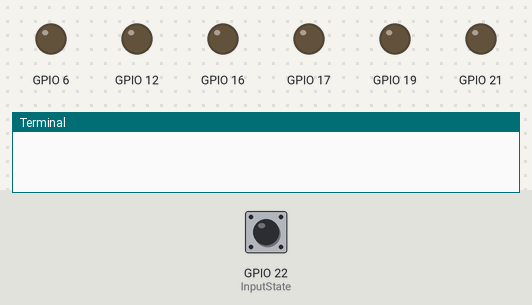
Bench run of a program on a simulated Raspberry Pi (BCM pin numbers). Shown: output pins drawn as LEDs (lit = HIGH), the last lines printed to the terminal. Dashed ring = blinking. The inputs (shaded band) are chosen by the test bench; at power-on: GPIO 22 (InputState) HIGH.

Above: at 1.2 s.
1.3 s: GPIO 22 (InputState) pulled LOW for 0.15 s
At 2.1 s:
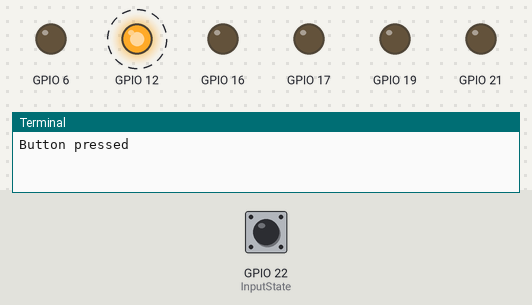
At 3.7 s:
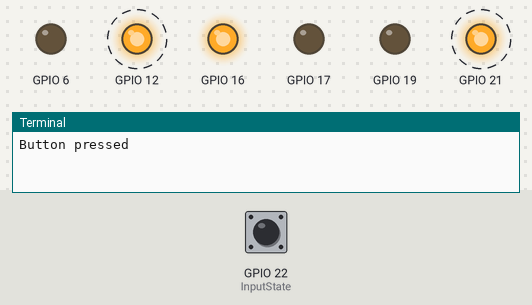
Timing chart, 0 to 5.3 s (numbered marks = the images above; inputs shaded):
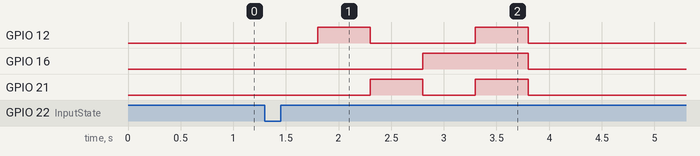

The program:

stoplight.py
```python
import RPi.GPIO as GPIO
import time

GPIO.setmode(GPIO.BCM)
GPIO.setwarnings(False)
GPIO.setup(12,GPIO.OUT)
GPIO.setup(16,GPIO.OUT)
GPIO.setup(21,GPIO.OUT)
GPIO.setup(17,GPIO.OUT)
GPIO.setup(6,GPIO.OUT)
GPIO.setup(19,GPIO.OUT)
GPIO.setup(22,GPIO.IN,pull_up_down=GPIO.PUD_UP)

def Main():
    try:
        while True:
            LightsOff()
            InputState = GPIO.input(22)
            if InputState == False:
                print('Button pressed')
                RGB()
                time.sleep(5)
    except KeyboardInterrupt:
        GPIO.cleanup

def Light():
    GPIO.output(6,GPIO.HIGH)
    GPIO.output(17,GPIO.HIGH)
    GPIO.output(19,GPIO.HIGH)

def RGB():
    SleepTime = 0.5
    LightsOff()
    time.sleep(SleepTime)
    LightRed()
    time.sleep(SleepTime)
    LightBlu()
    time.sleep(SleepTime)
    LightGrn()
    time.sleep(SleepTime)
    LightWht()
    time.sleep(SleepTime)
    LightsOff()

def LightsOff():
    GPIO.output(21,GPIO.LOW)
    GPIO.output(12,GPIO.LOW)
    GPIO.output(16,GPIO.LOW)
    GPIO.output(6,GPIO.LOW)
    GPIO.output(17,GPIO.LOW)
    GPIO.output(19,GPIO.LOW)

def LightWht():
    LightsOff()
    GPIO.output(12,GPIO.HIGH)
    GPIO.output(16,GPIO.HIGH)
    GPIO.output(21,GPIO.HIGH)

def LightRed():
    LightsOff()
    GPIO.output(12,GPIO.HIGH)

def LightBlu():
    LightsOff()
    GPIO.output(21,GPIO.HIGH)

def LightGrn():
    LightsOff()
    GPIO.output(16,GPIO.HIGH)

Main()

GPIO.cleanup()
```

Measured:
- after the input at 1.3 s, GPIO 12: alternates HIGH for 0.50 s and LOW for 1.0 s, 4 changes in all, then stays LOW, starting after 0.50 s; GPIO 16: LOW → HIGH after 1.5 s, → LOW 1.0 s later; GPIO 21: alternates HIGH for 0.50 s and LOW for 0.50 s, 4 changes in all, then stays LOW, starting after 1.0 s
